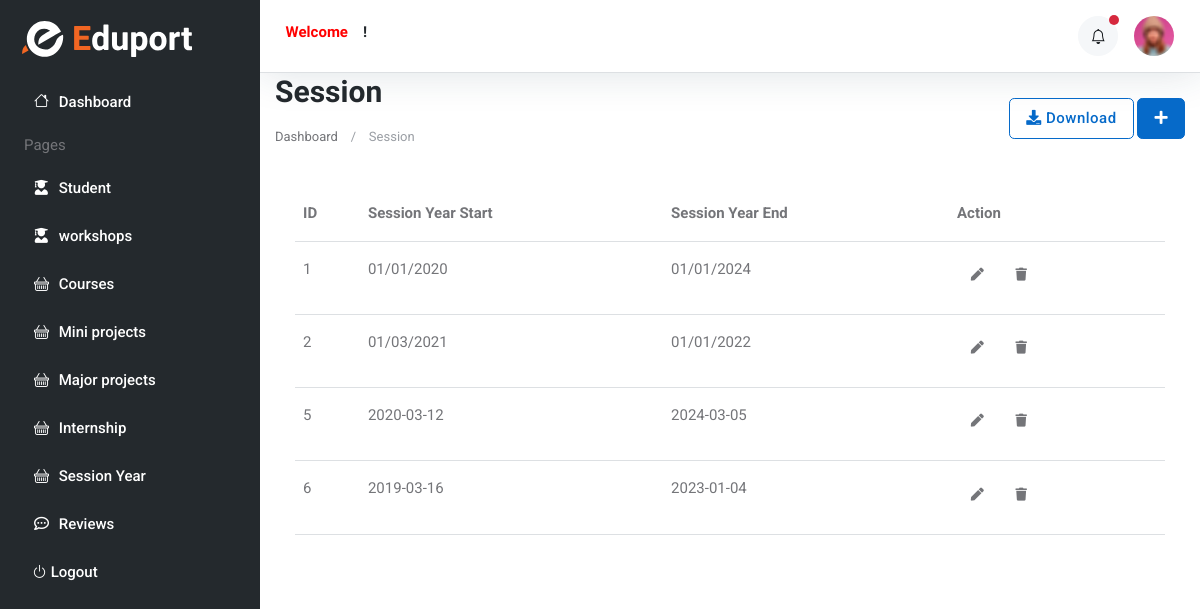
The app's page /College/Session/View with its own data.
### instructor/models.py (models this page shows, shortened)
class Session_Year(models.Model):
    session_start = models.CharField(max_length=100)
    session_end = models.CharField(max_length=100)

### instructor/views.py (the view)
# urls.py: path('College/Session/View',views.VIEW_SESSION,name='view_session'),
def VIEW_SESSION(request):
    session = Session_Year.objects.all()
    context = {
        'session':session,
    }
    return render(request,'view_session.html',context)

### templates/view_session.html (shortened to what this page needs)
{% extends 'base.html' %}
{% block content %}
{% load static %}
<div class="content container-fluid">
   <div class="page-header">
      <div class="row align-items-center">
         <div class="col">
            <h3 class="page-title">Session</h3>
            <ul class="breadcrumb">
               <li class="breadcrumb-item"><a href="index.html">Dashboard</a></li>
               <li class="breadcrumb-item active">Session</li>
            </ul>
         </div>
         <div class="col-auto text-right float-right ml-auto">
            <a href="#" class="btn btn-outline-primary mr-2"><i class="fas fa-download"></i> Download</a>
            <a href="{% url 'add_session'   %}" class="btn btn-primary"><i class="fas fa-plus"></i></a>
         </div>
      </div>
   </div>
   <div class="row">
      <div class="col-sm-12">
         <div class="card card-table">
            <div class="card-body">
               <div class="table-responsive">
                  <table id="table_id" class="table table-hover table-center mb-0">
                     <thead>
                        <tr>
                           <th>ID</th>
                           <th>Session Year Start</th>
                           <th>Session Year End</th>
                           <th class="text-right">Action</th>
                        </tr>
                     </thead>
                     <tbody>
                        {% for i in session %}
                        <tr>
                           <td>{{i.id}}</td>
                           <td>{{i.session_start}}</td>
                           <td>{{i.session_end}}</td>
                           <td class="text-right">
                              <div class="actions">
                                <a href="{% url 'edit_session' i.id %}" class="btn btn-sm bg-success-light mr-2">
                                    <i class="fas fa-pen"></i>
                                </a>
                                 <a href="{% url 'delete_session' i.id %}" class="btn btn-sm bg-danger-light">
                                 <i class="fas fa-trash"></i>
                                 </a>
                              </div>
                           </td>
                        </tr>
                        {% endfor %}
                     </tbody>
                  </table>
               </div>
            </div>
         </div>
      </div>
   </div>
</div>
{% endblock %}

### records on screen
Session_Year: id "1", session_start "01/01/2020", session_end "01/01/2024"
Session_Year: id "2", session_start "01/03/2021", session_end "01/01/2022"
Session_Year: id "5", session_start "2020-03-12", session_end "2024-03-05"
Session_Year: id "6", session_start "2019-03-16", session_end "2023-01-04"
